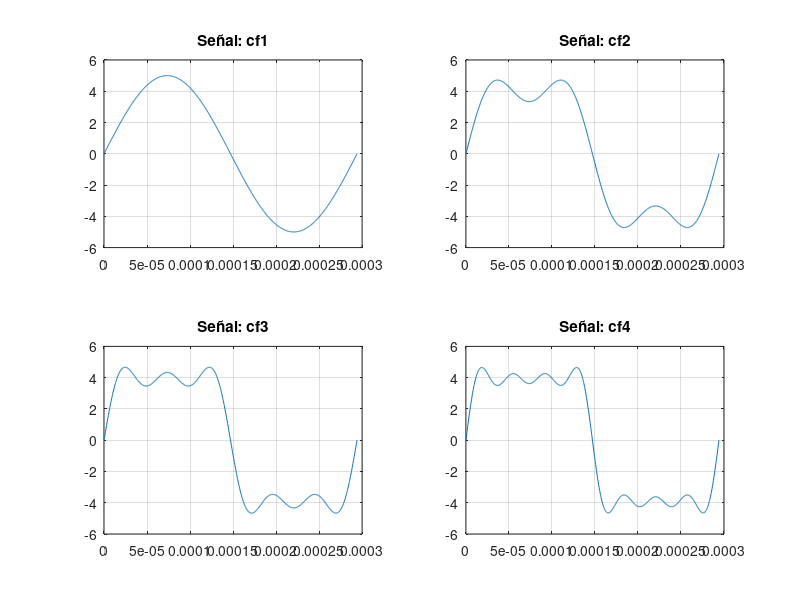
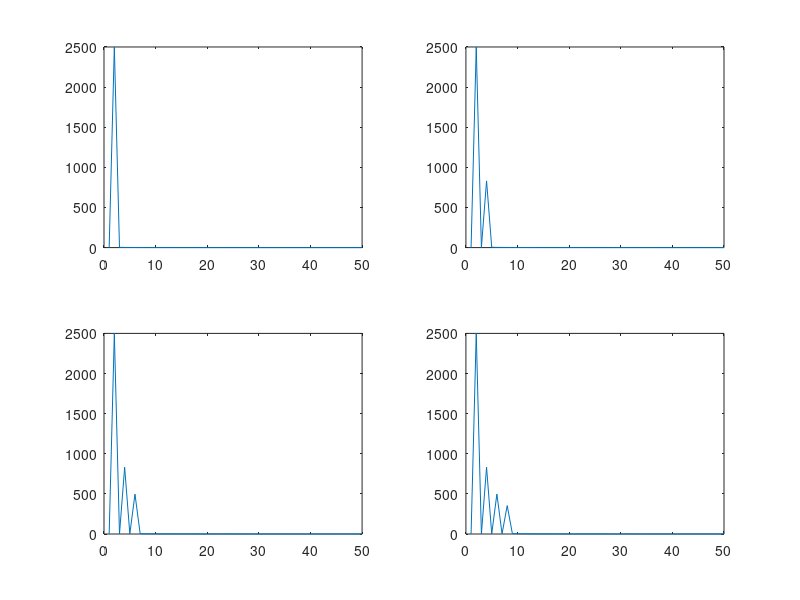
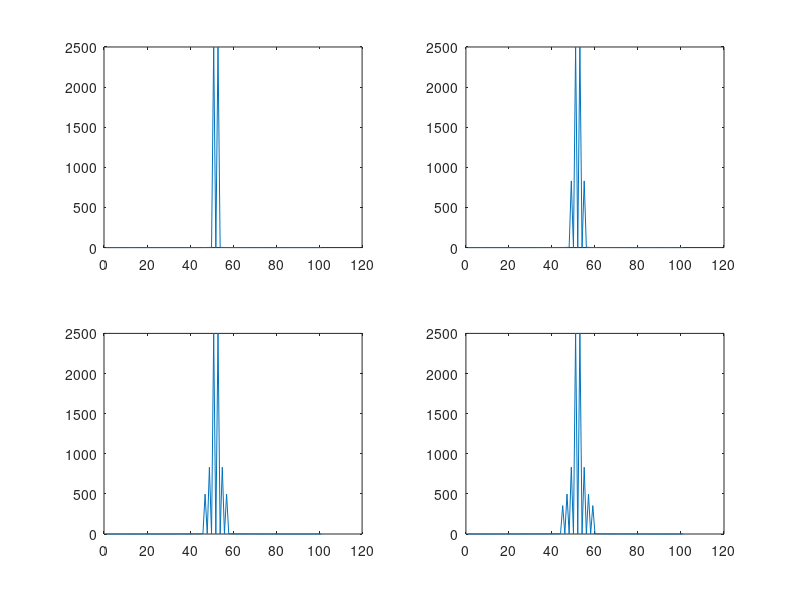
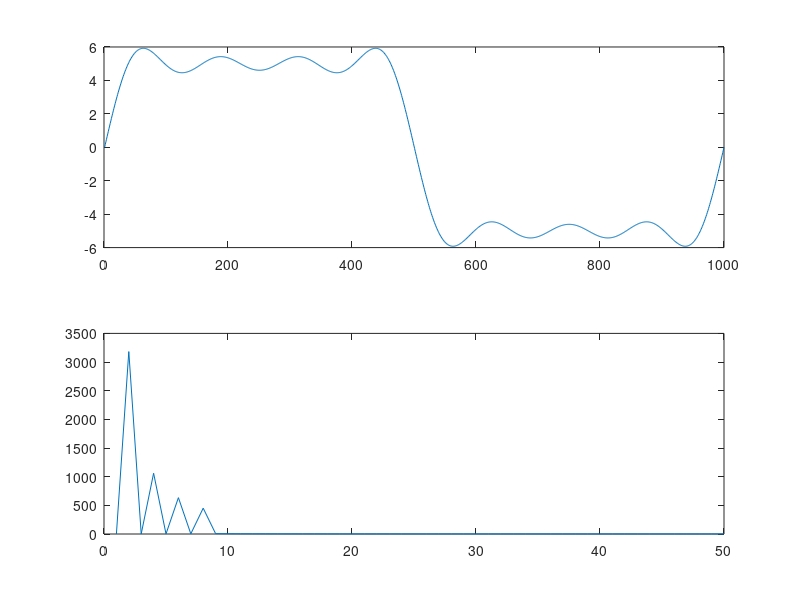

Reproduce these figures in MATLAB, in order.
clear all, close all,  clc, format compact
%Input---------------------------------------------------------------------
f = 3400;
A =5;
cp = 1;
num_cf = 4; %Cantidad Frecuencias

%Process-------------------------------------------------------------------
T = 1/f;
t = linspace(0, cp*T, 1000);
N_square = (4*A)/(pi); %Normalizacion
%v_f = (0:length(xt_cf4)-1)*T/length(xt_cf4);


cf1 = (A/1)*sin(2*pi*1*f*t);
cf2 = (A/3)*sin(2*pi*3*f*t);
cf3 = (A/5)*sin(2*pi*5*f*t);
cf4 = (A/7)*sin(2*pi*7*f*t);
 
xt_cf1 = cf1; 
xt_cf2 = cf1 + cf2;
xt_cf3 = cf1 + cf2 + cf3;
xt_cf4 = cf1 + cf2 + cf3 + cf4;

Xf_1cf = abs(fft(xt_cf1));
Xf_2cf = abs(fft(xt_cf2));
Xf_3cf = abs(fft(xt_cf3));
Xf_4cf = abs(fft(xt_cf4));

Xf_1cf_shift = abs(fftshift(fft(xt_cf1)));
Xf_2cf_shift = abs(fftshift(fft(xt_cf2)));
Xf_3cf_shift = abs(fftshift(fft(xt_cf3)));
Xf_4cf_shift = abs(fftshift(fft(xt_cf4)));

s_square = 0;
for n=1:2:(2*num_cf-1)
    s_square = s_square + (N_square/n)*sin(2*pi*n*f*t);
    s_square_tf = abs(fft(s_square));
end

%Output--------------------------------------------------------------------
figure(1)
%plot(t, xt_cf4)
subplot(2,2,1), plot(t,xt_cf1), title('Señal: cf1'), grid on
subplot(2,2,2), plot(t,xt_cf2), title('Señal: cf2'), grid on
subplot(2,2,3), plot(t,xt_cf3), title('Señal: cf3'), grid on
subplot(2,2,4), plot(t,xt_cf4), title('Señal: cf4'), grid on

figure(2)
%plot(t, xt_cf4)
subplot(2,2,1), plot(Xf_1cf(1:50))
subplot(2,2,2), plot(Xf_2cf(1:50))
subplot(2,2,3), plot(Xf_3cf(1:50))
subplot(2,2,4), plot(Xf_4cf(1:50))

figure(3)
%plot(t, xt_cf4)
subplot(2,2,1), plot(Xf_1cf_shift(450:550))
subplot(2,2,2), plot(Xf_2cf_shift(450:550))
subplot(2,2,3), plot(Xf_3cf_shift(450:550))
subplot(2,2,4), plot(Xf_4cf_shift(450:550))

figure(4)
subplot(2,1,1), plot(s_square)
subplot(2,1,2), plot(s_square_tf(1:50))
